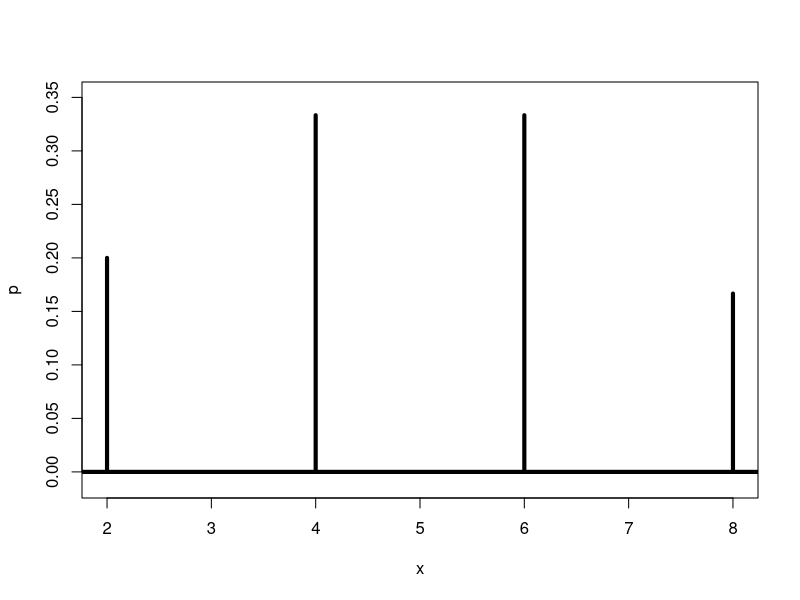

Here is the R script that generated this plot:
x=c(2,4,6,8)
p=c(1/5,2/6,2/6,1/6)
windows(width = 3, height = 3, pointsize = 8)
plot(x,p,type='h',lwd=4,ylim=c(-.01,.35))
abline(h=0,lwd=4)
